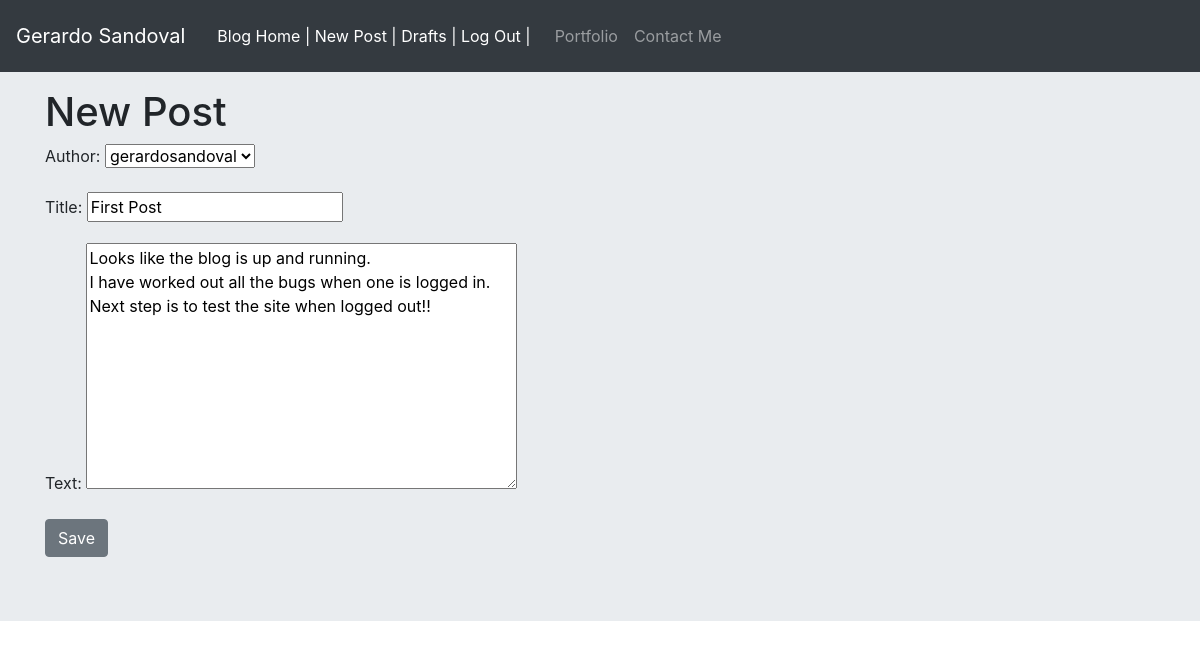
Page /blog/post/26/edit/ (signed in) on the committed database.
### AppBlog/models.py (models this page shows, shortened)
class PostModel(models.Model):
    author = models.ForeignKey('auth.User')
    title = models.CharField(max_length=50)
    text = models.TextField()
    create_date = models.DateTimeField(default=timezone.now)
    published_date = models.DateTimeField(blank=True, null=True)

### AppBlog/views.py (the view)
# urls.py: url(r'^post/(?P<pk>\d+)/edit/$', views.PostUpdateView.as_view(),
class PostUpdateView(LoginRequiredMixin, UpdateView):
    login_url = '/login/'
    redirect_field_name = 'blog/postmodel_detail.html'
    form_class = PostForm
    model = PostModel

### AppBlog/forms.py
class PostForm(forms.ModelForm):
    class Meta():
        model = PostModel
        fields = ('author', 'title', 'text')
        widgets = {'title': forms.TextInput(attrs={'class': 'textinput'}),
                   'text': forms.Textarea(attrs={'class': 'editable\
                                                 medium-editor-textarea\
                                                 postcontent'})}

### AppBlog/templates/AppBlog/postmodel_form.html (shortened to what this page needs)
{% extends 'AppBlog/blog_base.html' %}
{% block content %}
<h1>New Post</h1>
<form class="post-form" method="POST">
  {{form.as_p}}
  <button type="submit" class="btn btn-secondary">Save</button>
</form>
{% endblock %}

### rows in the picture
PostModel: author "gerardosandoval", title "First Post", text "Looks like the blog is up and running. I have worked out all the bugs when one is logged in. Next step is to test the site when logged out!!"
